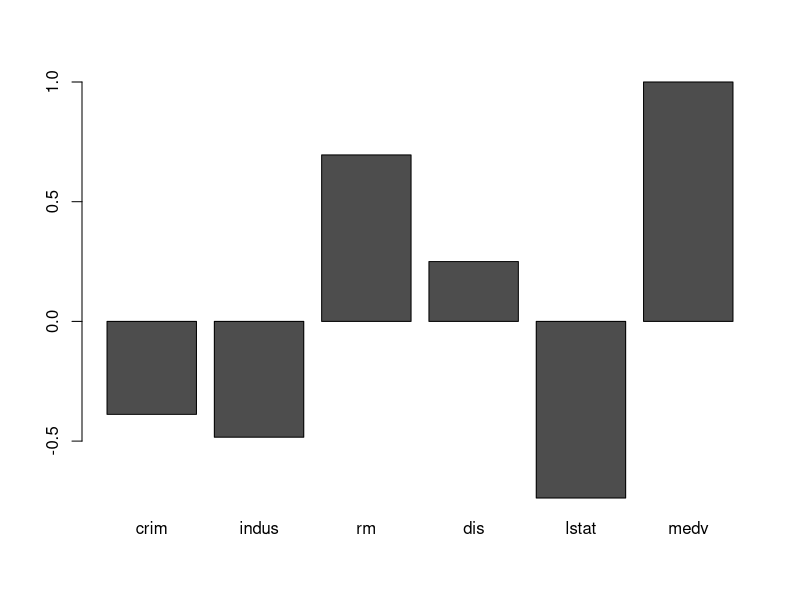
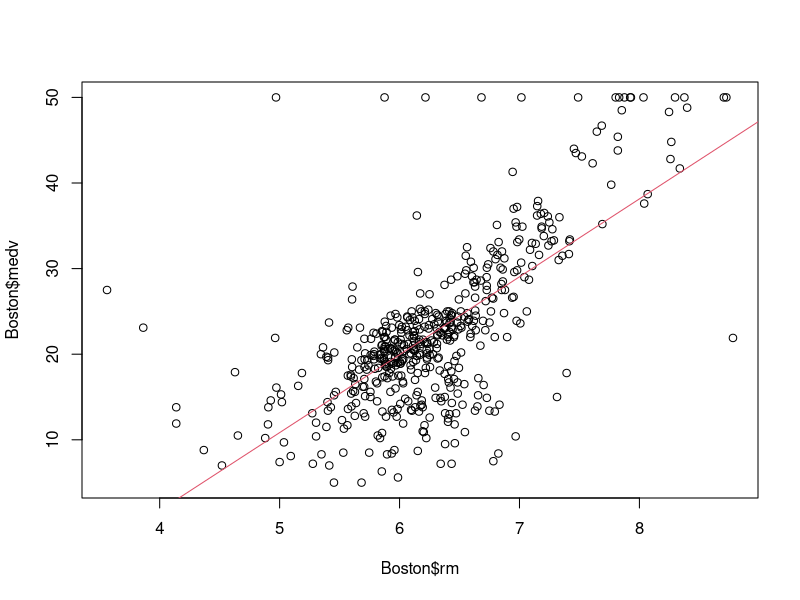
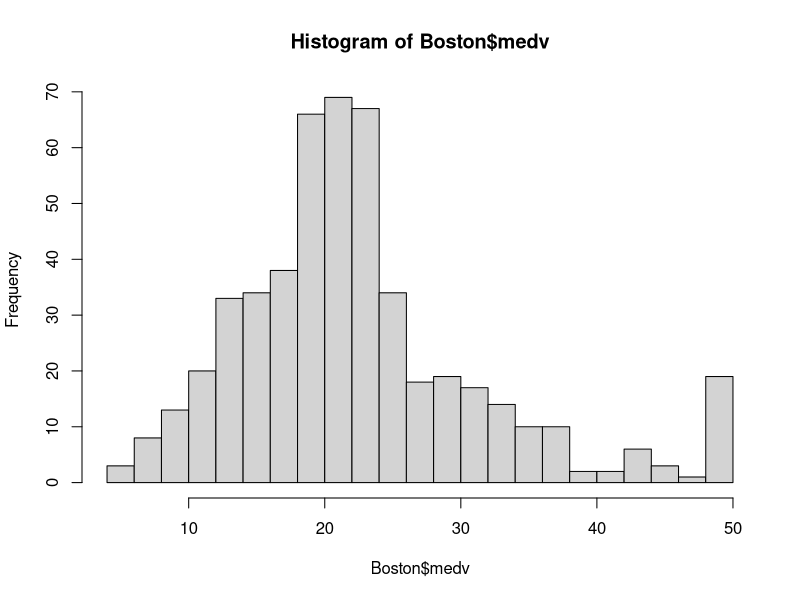
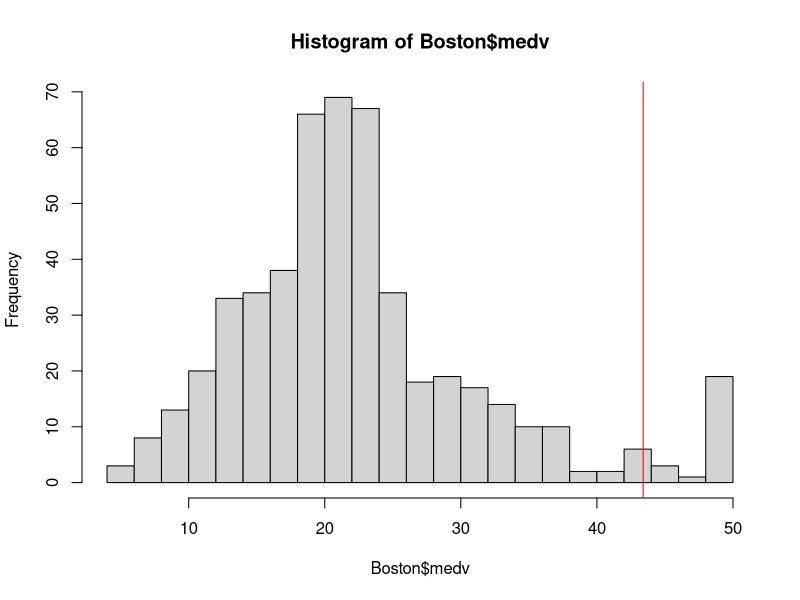

R code for these plots, in order:
## ---- chunk 1
library(MASS)
#介紹引入套件
data(Boston)
Boston=subset(Boston,,-c(zn,chas,black,rad,ptratio,age,nox,tax))
#刪減欄位
## ---- chunk 2
head(Boston)
## ---- chunk 3
summary(Boston)
## ---- chunk 4
library(knitr)
kable(summary(Boston[c("crim", "indus")]))
## ---- chunk 5

kable(summary(Boston[,c("rm", "dis")]))
## ---- chunk 6

kable(summary(Boston[,c("lstat", "medv")]))
## ---- chunk 7
#解釋1非常正相關 -1是非常負相關
cor(Boston$medv,Boston)
## ---- chunk 8
barplot(cor(Boston$medv,Boston))

## ---- chunk 9
plot(Boston$rm,Boston$medv)
#x軸為房間數 y軸為房價
LM=lm(Boston$medv~Boston$rm)
#找出線性關係
abline(LM,col=2)
#畫出圖
## ---- chunk 10
quantile(Boston$medv, probs = c(0.95, 0.9))
## ---- chunk 11
hist(Boston$medv,breaks=20)
## ---- chunk 12
hist(Boston$medv, breaks = 20)
abline(v = 43.4, col="red")
## ---- chunk 13
MEDVhight = subset(Boston,Boston$medv>=43.4)
MEDVOther = subset(Boston,Boston$medv< 43.4)
# MEDVhight 為房價高的資料
# MEDVOther 其他資料
## ---- chunk 14
colMeans(MEDVhight)
## ---- chunk 15
colMeans(MEDVOther)
## ---- chunk 16
rbind(colMeans(MEDVhight),colMeans(MEDVOther))
## ---- chunk 17
Boston2=Boston
Boston2$Income=cut(Boston2$lstat,breaks=3)
#將低收入戶比例分成三類別
Boston2$Income
## ---- chunk 18
Boston2$Income= cut(Boston2$lstat,breaks=3,labels=c("H","M","L"))
## ---- chunk 19
table(Boston2$Income)
## ---- chunk 20
str(Boston2)
## ---- chunk 21
x = c(1, 2)
## ---- chunk 22
Month1=c(1,2,3,4,5,6,7,8,9,10,11,12)
Month2=1:12 # 建立連續向量的簡易寫法
## ---- chunk 23
taipei_temp = c(16.1, 16.5, 18.5, 21.9,	25.2, 27.7,	29.6,	29.2, 27.4, 
            24.5, 21.5,	17.9)
hengchun_temp = c(20.7, 21.4, 23.2, 25.2,	27.0,	27.9,	28.4,	28.1,	27.4,	
              26.3,	24.3,	21.7)
## ---- chunk 24
names(taipei_temp) = Month1
names(hengchun_temp) = Month2
taipei_temp
hengchun_temp
## ---- chunk 25
c(1, 2, 3) + c(3, 2, 1)
## ---- chunk 26
c(1, 2, 3) + 1
## ---- chunk 27
c(1, 2, 3) + 1
## ---- chunk 28
c(1, 2, 3) + 1
## ---- chunk 29
guess <- c(1:10) + c(1:2)
## ---- chunk 30
guess <- c(1:10) + c(2, 4)
## ---- chunk 31
guess
## ---- chunk 32
1:3 * 2
## ---- chunk 33
x <- c(1, 2, "3")
class(x)
x
## ---- chunk 34
x <- c(1, 2, "3")
class(x)
x
## ---- chunk 35
TaipeiTem=c(16.1,16.5,18.5 ,	21.9 ,	25.2 ,	27.7 ,	29.6 ,	29.2,27.4,24.5 ,	21.5 ,	17.9)
HengchunTem=c(20.7 , 21.4 , 23.2 ,  25.2 ,	27.0 ,	27.9 ,	28.4 ,	28.1 ,	27.4 ,	26.3 ,	24.3 ,	21.7)
## ---- chunk 36
x <- c("F","M","F","F")
x
x <- factor(c("F","M","F","F"), levels=c("F","M"))
x
as.integer(x)
## ---- chunk 37
levels(x)
x <- factor(c("F","M","F","F"), levels=c("F"))
levels(x)
## ---- chunk 38
#農業社會 男尊女卑
Argri <- factor(c("F","M","F","F"),order=TRUE,levels=c("F","M"))

#阿美族 女尊男卑
Amis <- factor(c("F","M","F","F"),order=FALSE,levels=c("F","M"))

#應該要用
Amis <- factor(c("F","M","F","F"),order=TRUE,levels=c("M","F"))
## ---- chunk 39

rank=factor(c("C","A","B","B","C","C"),order=TRUE,level=c("C","B","A"))
rank
rank[1]<rank[2]

## ---- chunk 40
x <- "abc";y <- "dbbbe"
paste(x, y, sep=",")
## ---- chunk 41
strsplit(x, "b")
## ---- chunk 42
name1<-"郭雪芙"
substring(name1, 1, 1)
## ---- chunk 43
Jolin = c(age=34,height=158,weight=40)
Jolin
## ---- chunk 44
Jolin = c(age=34,height=158,weight=40,Location="Taipei",Gender="F")
Jolin
## ---- chunk 45
x<-list(1,2,"3")
## ---- chunk 46
Jolin = c(age=34,height=158,weight=40,Location="Taipei",Gender="F")
Jolin
## ---- chunk 47
#答案
Jolin = list(age=34,height=158,weight=40,Location="Taipei",Gender="F")
Jolin
## ---- chunk 48
Serial=c(1,2,3)
RBasicTeacher=c("Dboy", "Ning", "Noha")
RBasicRbind=rbind(Serial,RBasicTeacher)
## ---- chunk 49
Serial=c(1,2,3)
RBasicTeacher=c("Dboy", "Ning", "Noha")
RBasicCbind=cbind(Serial,RBasicTeacher)
RBasic=cbind(c(1,2,3),c("Dboy", "Ning", "Noha"))
## ---- chunk 50
factor_example=factor(c("三年甲班", "三年乙班", "三年甲班"))
summary(factor_example)
## ---- chunk 51
character_example=c("a","b","c")
summary(character_example)
## ---- chunk 52
list_example <- list(1L, 2.0, "3")
summary(list_example)
## ---- chunk 53
x <- 1:5
x[2:3]
## ---- chunk 54
x <- 1:5
x > 3
x[x > 3]
## ---- chunk 55
TaipeiTem
HengchunTem
## ---- chunk 56
TaipeiTem>20
TaipeiHotMonths = TaipeiTem[TaipeiTem>20]
## ---- chunk 57
SelectMonth= HengchunTem>20
HengchunHotMonths = HengchunTem[SelectMonth==TRUE]
## ---- chunk 58
 TaipeiTem[7:9]
mean(TaipeiTem[7:9])
HengchunTem[7:9]
mean(HengchunTem[7:9])
## ---- chunk 59
# TaipeiTem[1,2,12]

mean(TaipeiTem[c(1,2,12)])
mean(HengchunTem[c(1,2,12)])
## ---- chunk 60
TemTable=rbind(TaipeiTem,HengchunTem)
TemTable
#選取台北二月的溫度
TemTable[1,2]
#選取二月的溫度
TemTable[,2]
TemTable[1,]

## ---- chunk 61
head(Boston)
head(Boston[["crim"]]) # head(Boston$crim)
## ---- chunk 62
as.numeric("2")
as.integer("a")
## ---- chunk 63
x <- c(1, 2, 3, 2, 3, 2, 1)
as.character(x) # 字串
factor(x) 
## ---- chunk 64
x <- c("1", "2", "3", "2", "a")
as.numeric(x)
